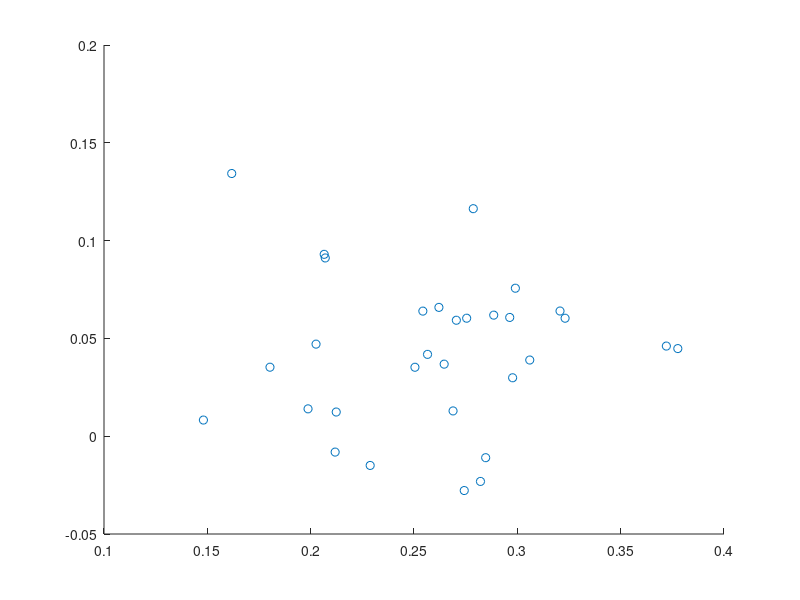

Write MATLAB code to recreate this figure. (Note: this script raises an error after producing the figure.)
papers = [0.148309028855 0.148309028855 0.0176853862861 0.0865653118213 0.0992863791499 0.051504809184 0.0406453614645 0.0819112627986 0.0704312752094 0.0226497052436 0.0 0.0276140242011 0.0511945392491 0.0226497052436 0.0201675457648 0.00806701830593 0.00806701830593 0.0210983555693 0.0 0.00961836798014 0.00558485882718 0.0285448340056 0.0121005274589 0.00496431895749 0.0204778156997 0.0127210673286 0.00868755817561 0.000310269934843 0.000310269934843 0.0 0.0 0.0102389078498 0.00961836798014 0.0152032268073 0.00651566863171 0.00744647843624 0.00341296928328 0.00868755817561 0.00682593856655 0.0108594477195 0.00248215947875 0.00155134967422 0.00186161960906 0.000310269934843 0.0102389078498 0.00310269934843 0.0093080980453 0.000310269934843 0.0102389078498 0.000310269934843 0.000310269934843;...
0.219804134929 0.219804134929 0.0223068552775 0.104461371055 0.0881392818281 0.0593035908596 0.0511425462459 0.0554951033732 0.0511425462459 0.0114254624592 0.0 0.0321001088139 0.038084874864 0.0152339499456 0.0152339499456 0.019042437432 0.00163220892274 0.031556039173 0.0 0.0038084874864 0.00489662676823 0.0136017410229 0.0157780195865 0.000544069640914 0.00816104461371 0.0103373231774 0.00707290533188 0.00163220892274 0.000544069640914 0.0 0.0 0.0108813928183 0.0146898803047 0.0114254624592 0.0 0.0103373231774 0.00435255712731 0.0114254624592 0.0038084874864 0.0076169749728 0.00217627856366 0.00435255712731 0.00544069640914 0.0038084874864 0.00979325353645 0.00870511425462 0.00108813928183 0.000544069640914 0.00652883569097 0.000544069640914 0.0;...
0.21958827199 0.21958827199 0.0124766063631 0.0998128509046 0.0848409232689 0.0767311291329 0.0442919525889 0.0561447286338 0.0492825951341 0.0118527760449 0.0 0.0299438552714 0.0286961946351 0.0155957579538 0.0174672489083 0.0193387398628 0.0 0.0218340611354 0.0 0.00561447286338 0.00499064254523 0.00748596381784 0.0112289457268 0.000623830318153 0.0106051154086 0.0143480973175 0.0180910792265 0.00436681222707 0.00124766063631 0.0 0.0 0.00623830318153 0.0106051154086 0.00436681222707 0.0 0.008109794136 0.00686213349969 0.0274485339988 0.00748596381784 0.0149719276357 0.00623830318153 0.00561447286338 0.00561447286338 0.00187149095446 0.00873362445415 0.00374298190892 0.00124766063631 0.00436681222707 0.008109794136 0.00187149095446 0.0;...
0.17703024125 0.17703024125 0.0115528372409 0.0784913353721 0.109072375127 0.054706082229 0.0570846075433 0.130818892287 0.0373768263677 0.0105334692491 0.0 0.00985389058784 0.0468909276249 0.0159700985389 0.0207271491675 0.0275229357798 0.0 0.0193679918451 0.000339789330615 0.00271831464492 0.00747536527353 0.0207271491675 0.00747536527353 0.0 0.0217465171594 0.0142711518858 0.004417261298 0.0261637784574 0.0 0.0 0.0 0.00815494393476 0.0105334692491 0.004417261298 0.0 0.00577641862046 0.00543662928984 0.0067957866123 0.00407747196738 0.00509683995923 0.00101936799185 0.00169894665308 0.00135915732246 0.00271831464492 0.00951410125722 0.00883452259599 0.00407747196738 0.000339789330615 0.00781515460415 0.0 0.0;...
0.193965517241 0.193965517241 0.00574712643678 0.0603448275862 0.113505747126 0.0905172413793 0.0445402298851 0.132183908046 0.0272988505747 0.0186781609195 0.0 0.00862068965517 0.0344827586207 0.0100574712644 0.0431034482759 0.0158045977011 0.0 0.0100574712644 0.0 0.0014367816092 0.0114942528736 0.0186781609195 0.0158045977011 0.0 0.0129310344828 0.0301724137931 0.0014367816092 0.0186781609195 0.0 0.0 0.0 0.014367816092 0.00287356321839 0.0 0.0 0.00431034482759 0.00574712643678 0.0114942528736 0.0100574712644 0.00431034482759 0.00287356321839 0.00574712643678 0.0 0.00287356321839 0.00431034482759 0.00431034482759 0.0 0.0 0.00718390804598 0.0 0.0;...
0.21500965251 0.21500965251 0.00627413127413 0.0726351351351 0.102316602317 0.0666023166023 0.0359555984556 0.116071428571 0.0296814671815 0.0166505791506 0.0 0.00651544401544 0.0605694980695 0.0173745173745 0.0301640926641 0.020028957529 0.000241312741313 0.019305019305 0.0 0.00410231660232 0.0106177606178 0.0139961389961 0.00916988416988 0.0 0.0241312741313 0.0137548262548 0.00458494208494 0.0328185328185 0.000241312741313 0.0 0.0 0.00796332046332 0.00723938223938 0.000241312741313 0.0 0.00265444015444 0.00579150579151 0.0120656370656 0.00337837837838 0.00458494208494 0.00168918918919 0.00434362934363 0.00168918918919 0.00410231660232 0.00506756756757 0.003861003861 0.000482625482625 0.0 0.00603281853282 0.0 0.0;...
0.193611601019 0.193611601019 0.0146972369195 0.0752498530276 0.102488732118 0.0805408583186 0.0433078581227 0.0970017636684 0.037037037037 0.018616500098 0.0 0.00548696844993 0.042328042328 0.0137174211248 0.0411522633745 0.0205761316872 0.0 0.0180286106212 0.0 0.00195963158926 0.0113658632177 0.0174407211444 0.00685871056241 0.00117577895356 0.0215559474819 0.0197922790515 0.00470311581423 0.0290025475211 0.000195963158926 0.00117577895356 0.000391926317852 0.0109739368999 0.010582010582 0.00274348422497 0.0 0.0045071526553 0.00509504213208 0.0082304526749 0.00509504213208 0.00999412110523 0.00117577895356 0.00215559474819 0.00235155790711 0.00195963158926 0.00274348422497 0.00235155790711 0.0037233000196 0.0 0.00685871056241 0.0 0.0;...
0.218565400844 0.218565400844 0.00654008438819 0.0742616033755 0.114767932489 0.0732067510549 0.0402953586498 0.117932489451 0.0402953586498 0.00970464135021 0.0 0.00400843881857 0.0430379746835 0.0145569620253 0.0225738396624 0.0253164556962 0.00042194092827 0.0215189873418 0.0 0.00253164556962 0.00654008438819 0.014135021097 0.00675105485232 0.00168776371308 0.0198312236287 0.0149789029536 0.00295358649789 0.0335443037975 0.000210970464135 0.000210970464135 0.0 0.00696202531646 0.0105485232068 0.00084388185654 0.000210970464135 0.00611814345992 0.00569620253165 0.00548523206751 0.0035864978903 0.00717299578059 0.00042194092827 0.00253164556962 0.00105485232068 0.00168776371308 0.0035864978903 0.00232067510549 0.00232067510549 0.000210970464135 0.00864978902954 0.0 0.000210970464135;...
0.199018295404 0.199018295404 0.0227576974565 0.0713966979027 0.0874609549308 0.0647032574743 0.0473003123606 0.0963855421687 0.04953145917 0.0142793395805 0.0 0.00981704596162 0.03302097278 0.0209727800089 0.0258813029897 0.0281124497992 0.000446229361892 0.0151717983043 0.0 0.00356983489514 0.0129406514949 0.0187416331995 0.0102632753235 0.0 0.0156180276662 0.0147255689424 0.00937081659973 0.0276662204373 0.000446229361892 0.0 0.000892458723784 0.0102632753235 0.0116019634092 0.00937081659973 0.0 0.0107095046854 0.00401606425703 0.00981704596162 0.0102632753235 0.00669344042838 0.00133868808568 0.000892458723784 0.000892458723784 0.00178491744757 0.00847835787595 0.00223114680946 0.00937081659973 0.0 0.00133868808568 0.000446229361892 0.0;...
0.189774211607 0.189774211607 0.0210860235118 0.0643776824034 0.152827019966 0.0929277850345 0.0572868072402 0.0772532188841 0.029483112521 0.0108229147229 0.0 0.0173539839522 0.0257510729614 0.0171673819742 0.0126889345027 0.0179137898862 0.00186601977981 0.0319089382347 0.0 0.00149281582385 0.00821048703116 0.0126889345027 0.0130621384587 0.00466504944952 0.0225788393357 0.0113827206568 0.00653106922933 0.00167941780183 0.000559805933943 0.0 0.000186601977981 0.0169807799963 0.0151147602165 0.00279902966971 0.00149281582385 0.00858369098712 0.00671767120731 0.00559805933943 0.00261242769173 0.00951670087703 0.00223922373577 0.00205262175779 0.000373203955962 0.000373203955962 0.00167941780183 0.00373203955962 0.00578466131741 0.0 0.0104497107669 0.0 0.000373203955962;...
0.213991769547 0.213991769547 0.0082304526749 0.0699588477366 0.145061728395 0.111111111111 0.0555555555556 0.0905349794239 0.0329218106996 0.0205761316872 0.0 0.00411522633745 0.022633744856 0.00925925925926 0.0236625514403 0.0257201646091 0.0 0.0216049382716 0.0 0.0 0.011316872428 0.0102880658436 0.00308641975309 0.00102880658436 0.0390946502058 0.0102880658436 0.0 0.022633744856 0.0 0.0 0.0 0.0082304526749 0.0082304526749 0.00102880658436 0.0 0.00102880658436 0.00411522633745 0.00308641975309 0.00102880658436 0.00411522633745 0.00308641975309 0.0 0.0 0.0 0.00205761316872 0.0 0.0 0.0 0.011316872428 0.0 0.0;...
0.215100488865 0.215100488865 0.0048886474742 0.0581205866377 0.128191200435 0.0972297664313 0.0483432916893 0.0613796849538 0.0255296034764 0.00923411189571 0.0 0.00217273221076 0.0689842476915 0.00760456273764 0.0162954915807 0.0467137425312 0.0 0.015752308528 0.0 0.00108636610538 0.0108636610538 0.00923411189571 0.00217273221076 0.0 0.0217273221076 0.0315046170559 0.00325909831613 0.0467137425312 0.0 0.0 0.0 0.0103204780011 0.0108636610538 0.0 0.0 0.00651819663227 0.0103204780011 0.00434546442151 0.0 0.00543183052689 0.0 0.000543183052689 0.0 0.00217273221076 0.00434546442151 0.0 0.00162954915807 0.0 0.0103204780011 0.00108636610538 0.0;...
0.155 0.155 0.02 0.06 0.142 0.111 0.051 0.054 0.022 0.01 0.0 0.002 0.07 0.008 0.021 0.038 0.0 0.031 0.0 0.001 0.018 0.009 0.004 0.0 0.018 0.037 0.002 0.04 0.0 0.0 0.0 0.014 0.014 0.007 0.0 0.007 0.018 0.005 0.001 0.001 0.0 0.0 0.0 0.0 0.002 0.0 0.0 0.0 0.007 0.0 0.0;...
0.121676891616 0.121676891616 0.0040899795501 0.0593047034765 0.112474437628 0.191206543967 0.0398773006135 0.0679959100204 0.0347648261759 0.00766871165644 0.0 0.00715746421268 0.0649284253579 0.0127811860941 0.038854805726 0.0424335378323 0.0 0.0148261758691 0.0 0.00153374233129 0.0173824130879 0.00971370143149 0.010736196319 0.0 0.0311860940695 0.019427402863 0.00153374233129 0.0332310838446 0.0 0.000511247443763 0.0 0.0122699386503 0.0040899795501 0.000511247443763 0.0 0.00102249488753 0.00920245398773 0.00153374233129 0.00460122699387 0.00920245398773 0.00204498977505 0.0 0.0 0.00102249488753 0.00357873210634 0.00153374233129 0.0 0.0 0.0040899795501 0.0 0.0;...
0.152202498356 0.152202498356 0.0147928994083 0.0729783037475 0.122945430638 0.14201183432 0.060157790927 0.0815253122945 0.0364891518738 0.0105193951348 0.0 0.0101906640368 0.0378040762656 0.0108481262327 0.0154503616042 0.0332018408941 0.00262984878369 0.0187376725838 0.00131492439185 0.00525969756739 0.0157790927022 0.0161078238001 0.0069033530572 0.00295857988166 0.0285996055227 0.0266272189349 0.00361604207758 0.00657462195924 0.0 0.0 0.0 0.0118343195266 0.00986193293886 0.00197238658777 0.0 0.00525969756739 0.00164365548981 0.00525969756739 0.00230111768573 0.00361604207758 0.000657462195924 0.000986193293886 0.00394477317554 0.000986193293886 0.00328731097962 0.000657462195924 0.00328731097962 0.000328731097962 0.00788954635108 0.0 0.0;...
0.19423929099 0.19423929099 0.00516986706056 0.0516986706056 0.177991137371 0.129985228951 0.0487444608567 0.0797636632201 0.0450516986706 0.0096011816839 0.0 0.00295420974889 0.0147710487445 0.00590841949778 0.0155096011817 0.0450516986706 0.0 0.019940915805 0.0 0.000738552437223 0.00664697193501 0.0177252584934 0.00295420974889 0.0 0.0169867060561 0.0221565731167 0.00443131462334 0.0206794682422 0.0 0.0 0.0 0.00886262924668 0.0125553914328 0.0 0.0 0.000738552437223 0.00886262924668 0.00147710487445 0.00221565731167 0.0162481536189 0.0 0.000738552437223 0.000738552437223 0.0 0.00221565731167 0.000738552437223 0.00147710487445 0.0 0.00443131462334 0.0 0.0;...
0.269779507134 0.269779507134 0.011673151751 0.0752269779507 0.143968871595 0.0869001297017 0.0453955901427 0.094682230869 0.0285343709468 0.0064850843061 0.0 0.0064850843061 0.0168612191958 0.00389105058366 0.0064850843061 0.0311284046693 0.0 0.00518806744488 0.0 0.0 0.0220492866407 0.0246433203632 0.0 0.0 0.0285343709468 0.00907911802853 0.00129701686122 0.0246433203632 0.0 0.0 0.0 0.00259403372244 0.0129701686122 0.0 0.0 0.00129701686122 0.0 0.00129701686122 0.00389105058366 0.0129701686122 0.0 0.0 0.0 0.00389105058366 0.00129701686122 0.0 0.0 0.0 0.0168612191958 0.0 0.0;...
0.184474885845 0.184474885845 0.02100456621 0.0885844748858 0.143378995434 0.0913242009132 0.0511415525114 0.0712328767123 0.0328767123288 0.0109589041096 0.0 0.00730593607306 0.0365296803653 0.0109589041096 0.00730593607306 0.0429223744292 0.0 0.0328767123288 0.0 0.0 0.00730593607306 0.0200913242009 0.00456621004566 0.0 0.0374429223744 0.0146118721461 0.0027397260274 0.0200913242009 0.0 0.0 0.0 0.0146118721461 0.00730593607306 0.0 0.0 0.000913242009132 0.00182648401826 0.00365296803653 0.00182648401826 0.00456621004566 0.000913242009132 0.0027397260274 0.0 0.00365296803653 0.00365296803653 0.00182648401826 0.0 0.0 0.0127853881279 0.0 0.0;...
0.269727403156 0.269727403156 0.0157819225251 0.0588235294118 0.144906743185 0.0918220946915 0.0416068866571 0.077474892396 0.0459110473458 0.0143472022956 0.0 0.00573888091822 0.025824964132 0.00860832137733 0.0172166427547 0.0315638450502 0.0 0.0229555236729 0.0 0.0 0.0272596843615 0.0172166427547 0.00286944045911 0.0 0.0172166427547 0.00717360114778 0.00143472022956 0.00860832137733 0.0 0.0 0.0 0.00430416068867 0.00717360114778 0.00143472022956 0.0 0.00430416068867 0.0 0.0 0.00286944045911 0.00143472022956 0.00143472022956 0.00143472022956 0.0 0.00430416068867 0.0 0.0 0.0 0.0 0.0172166427547 0.0 0.0;...
0.222111801242 0.222111801242 0.016149068323 0.079751552795 0.0546583850932 0.0747826086957 0.0752795031056 0.0419875776398 0.0332919254658 0.00695652173913 0.0 0.0186335403727 0.0382608695652 0.0173913043478 0.0186335403727 0.0228571428571 0.00173913043478 0.0268322981366 0.000248447204969 0.00496894409938 0.00894409937888 0.0151552795031 0.00745341614907 0.000745341614907 0.015900621118 0.0149068322981 0.0124223602484 0.0367701863354 0.000496894409938 0.0109316770186 0.00894409937888 0.0181366459627 0.016149068323 0.00645962732919 0.0 0.00745341614907 0.00844720496894 0.00372670807453 0.00496894409938 0.00670807453416 0.00149068322981 0.00621118012422 0.000496894409938 0.0101863354037 0.0101863354037 0.00173913043478 0.00298136645963 0.000993788819876 0.00621118012422 0.000248447204969 0.0;...
0.175438596491 0.175438596491 0.0181704260652 0.0996240601504 0.062656641604 0.0883458646617 0.0870927318296 0.0488721804511 0.0513784461153 0.00689223057644 0.0 0.015664160401 0.0382205513784 0.016290726817 0.0244360902256 0.0194235588972 0.0 0.0225563909774 0.0 0.00438596491228 0.00689223057644 0.0244360902256 0.0031328320802 0.0 0.0225563909774 0.0169172932331 0.00187969924812 0.0275689223058 0.0 0.00187969924812 0.0 0.0344611528822 0.0338345864662 0.0031328320802 0.0 0.00250626566416 0.00501253132832 0.00814536340852 0.00187969924812 0.0031328320802 0.0 0.0031328320802 0.00187969924812 0.0 0.00501253132832 0.0 0.00125313283208 0.00062656641604 0.0112781954887 0.0 0.0;...
0.19373776908 0.19373776908 0.0318003913894 0.100293542074 0.0533268101761 0.107632093933 0.0900195694716 0.0376712328767 0.0288649706458 0.00391389432485 0.0 0.0278864970646 0.0352250489237 0.00831702544031 0.0283757338552 0.0288649706458 0.0 0.0146771037182 0.0 0.000489236790607 0.00538160469667 0.013698630137 0.00489236790607 0.000978473581213 0.00831702544031 0.0122309197652 0.000978473581213 0.0117416829746 0.0 0.0210371819961 0.00831702544031 0.0376712328767 0.0229941291585 0.00636007827789 0.0 0.00636007827789 0.00587084148728 0.00391389432485 0.00244618395303 0.0073385518591 0.00244618395303 0.00146771037182 0.000978473581213 0.0 0.00440313111546 0.00782778864971 0.00146771037182 0.0 0.00978473581213 0.0 0.0;...
0.169172932331 0.169172932331 0.0187969924812 0.0676691729323 0.0902255639098 0.0751879699248 0.093984962406 0.0451127819549 0.015037593985 0.015037593985 0.0 0.0187969924812 0.015037593985 0.015037593985 0.0375939849624 0.0225563909774 0.015037593985 0.0300751879699 0.00375939849624 0.0 0.0225563909774 0.00751879699248 0.0112781954887 0.0263157894737 0.0225563909774 0.015037593985 0.00751879699248 0.0 0.0 0.00375939849624 0.00375939849624 0.00375939849624 0.0187969924812 0.00751879699248 0.0 0.0225563909774 0.0112781954887 0.00375939849624 0.00375939849624 0.00751879699248 0.00751879699248 0.00375939849624 0.00375939849624 0.00751879699248 0.00375939849624 0.00375939849624 0.00375939849624 0.0 0.0187969924812 0.0 0.0;...
0.123209169054 0.123209169054 0.0372492836676 0.106017191977 0.100286532951 0.0573065902579 0.0687679083095 0.0343839541547 0.0401146131805 0.0200573065903 0.0 0.00859598853868 0.0458452722063 0.0114613180516 0.0143266475645 0.0143266475645 0.0 0.0343839541547 0.0 0.0114613180516 0.025787965616 0.0200573065903 0.0114613180516 0.0 0.00859598853868 0.00573065902579 0.00573065902579 0.0143266475645 0.0 0.0 0.0 0.0343839541547 0.00859598853868 0.0143266475645 0.00859598853868 0.0200573065903 0.0200573065903 0.00573065902579 0.0114613180516 0.0143266475645 0.0 0.00573065902579 0.00286532951289 0.00286532951289 0.00573065902579 0.00573065902579 0.00859598853868 0.0 0.00573065902579 0.00573065902579 0.0;...
0.191387559809 0.191387559809 0.00956937799043 0.0622009569378 0.138755980861 0.0789473684211 0.0622009569378 0.0478468899522 0.0502392344498 0.0143540669856 0.0 0.0143540669856 0.0215311004785 0.0143540669856 0.0239234449761 0.0167464114833 0.00478468899522 0.0167464114833 0.0 0.0 0.0143540669856 0.0191387559809 0.00478468899522 0.00717703349282 0.00956937799043 0.011961722488 0.00478468899522 0.011961722488 0.0 0.0 0.0 0.011961722488 0.0167464114833 0.00717703349282 0.0167464114833 0.00956937799043 0.00956937799043 0.00478468899522 0.00717703349282 0.00956937799043 0.00478468899522 0.00717703349282 0.00478468899522 0.00956937799043 0.00239234449761 0.00717703349282 0.00239234449761 0.00239234449761 0.0143540669856 0.0 0.0;...
0.140672782875 0.140672782875 0.0183486238532 0.0703363914373 0.119266055046 0.0733944954128 0.119266055046 0.0795107033639 0.0366972477064 0.0183486238532 0.0 0.0183486238532 0.0366972477064 0.0152905198777 0.00611620795107 0.00917431192661 0.00305810397554 0.0305810397554 0.00305810397554 0.0 0.0122324159021 0.00917431192661 0.00917431192661 0.00611620795107 0.00611620795107 0.0122324159021 0.0152905198777 0.0122324159021 0.0 0.0 0.0 0.0244648318043 0.0275229357798 0.00305810397554 0.0 0.0 0.00305810397554 0.00611620795107 0.00611620795107 0.00305810397554 0.0 0.0 0.00305810397554 0.0122324159021 0.00611620795107 0.0 0.00917431192661 0.00305810397554 0.0122324159021 0.0 0.0;...
0.158081705151 0.158081705151 0.0142095914742 0.044404973357 0.122557726465 0.0852575488455 0.0923623445826 0.0497335701599 0.0532859680284 0.0106571936057 0.0 0.0266429840142 0.0337477797513 0.00532859680284 0.0142095914742 0.0266429840142 0.0177619893428 0.0284191829485 0.00532859680284 0.0 0.0088809946714 0.0106571936057 0.0213143872114 0.0142095914742 0.0159857904085 0.01243339254 0.00177619893428 0.00710479573712 0.00177619893428 0.00177619893428 0.00177619893428 0.0142095914742 0.0088809946714 0.0088809946714 0.0142095914742 0.00532859680284 0.0088809946714 0.00177619893428 0.00355239786856 0.00177619893428 0.00355239786856 0.00177619893428 0.00177619893428 0.00177619893428 0.0 0.0106571936057 0.0177619893428 0.0 0.00532859680284 0.00177619893428 0.00177619893428;...
0.219879518072 0.219879518072 0.0271084337349 0.0722891566265 0.144578313253 0.120481927711 0.0481927710843 0.0512048192771 0.0361445783133 0.00602409638554 0.0 0.00301204819277 0.0120481927711 0.00903614457831 0.0150602409639 0.0120481927711 0.00301204819277 0.0361445783133 0.0 0.0 0.0180722891566 0.00903614457831 0.00903614457831 0.0 0.0150602409639 0.00602409638554 0.00301204819277 0.0150602409639 0.0 0.0 0.0 0.00602409638554 0.0210843373494 0.0180722891566 0.0 0.00903614457831 0.00903614457831 0.0 0.00602409638554 0.00903614457831 0.00602409638554 0.00602409638554 0.00602409638554 0.0 0.0 0.00301204819277 0.0 0.0 0.00903614457831 0.0 0.0;...
0.199191685912 0.199191685912 0.013856812933 0.0767898383372 0.131062355658 0.0998845265589 0.074480369515 0.087182448037 0.0225173210162 0.00692840646651 0.0 0.00635103926097 0.0357967667436 0.0121247113164 0.0155889145497 0.0352193995381 0.0 0.0277136258661 0.0 0.00115473441109 0.0230946882217 0.0178983833718 0.00461893764434 0.0 0.0242494226328 0.0242494226328 0.00173210161663 0.00635103926097 0.0 0.0 0.0 0.013856812933 0.0144341801386 0.000577367205543 0.0 0.00519630484988 0.00115473441109 0.00115473441109 0.0 0.00173210161663 0.00115473441109 0.0 0.0 0.00346420323326 0.00173210161663 0.00173210161663 0.0 0.0 0.00577367205543 0.0 0.0;...
0.229714285714 0.229714285714 0.012 0.0542857142857 0.150857142857 0.0948571428571 0.0588571428571 0.0931428571429 0.0491428571429 0.008 0.0 0.00857142857143 0.0274285714286 0.00971428571429 0.0268571428571 0.0154285714286 0.00114285714286 0.0171428571429 0.0 0.00285714285714 0.0131428571429 0.0177142857143 0.00628571428571 0.000571428571429 0.0297142857143 0.0148571428571 0.00114285714286 0.0 0.0 0.0 0.0 0.00742857142857 0.00628571428571 0.00114285714286 0.0 0.00342857142857 0.00171428571429 0.00114285714286 0.00342857142857 0.00628571428571 0.000571428571429 0.00228571428571 0.00114285714286 0.00171428571429 0.00171428571429 0.000571428571429 0.00228571428571 0.0 0.0142857142857 0.00114285714286 0.0;...
0.231559854897 0.231559854897 0.00906892382104 0.0610640870617 0.12938331318 0.102176541717 0.0616686819831 0.112454655381 0.0332527206771 0.0120918984281 0.0 0.00241837968561 0.0235792019347 0.0102781136638 0.0163240628779 0.0302297460701 0.0 0.0211608222491 0.0 0.00241837968561 0.0199516324063 0.0126964933495 0.00544135429262 0.0 0.0253929866989 0.0145102781137 0.00483675937122 0.00785973397823 0.0 0.0 0.0 0.00906892382104 0.00785973397823 0.0 0.0 0.00483675937122 0.00423216444982 0.00241837968561 0.00120918984281 0.00483675937122 0.0 0.000604594921403 0.0 0.00120918984281 0.00181378476421 0.000604594921403 0.0 0.0 0.0114873035067 0.0 0.0;...
];

[coeff, score, latent] = pca(papers);

projPapers = papers*coeff;

x = projPapers(:,1);

y = projPapers(:,2);

scatter(x, y);

labels = {'Government';...
'Government';...
'Government';...
'Economics';...
'Economics';...
'Economics';...
'Economics';...
'Economics';...
'Economics';...
'History';...
'Anthropology';...
'Anthropology';...
'Anthropology';...
'Anthropology';...
'Anthropology';...
'Anthropology';...
'Chemistry';...
'Chemistry';...
'Chemistry';...
'CS';...
'CS';...
'CS';...
'Math';...
'Math';...
'Math';...
'Math';...
'Math';...
'Math';...
'Biology';...
'Biology';...
'Biology';...
};
 
text(x, y, labels, 'horizontal','left', 'vertical','bottom');
